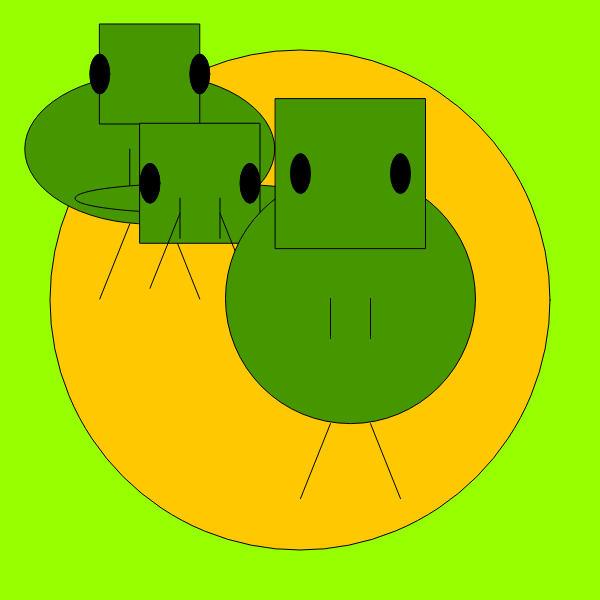
Frame 1 (no input)
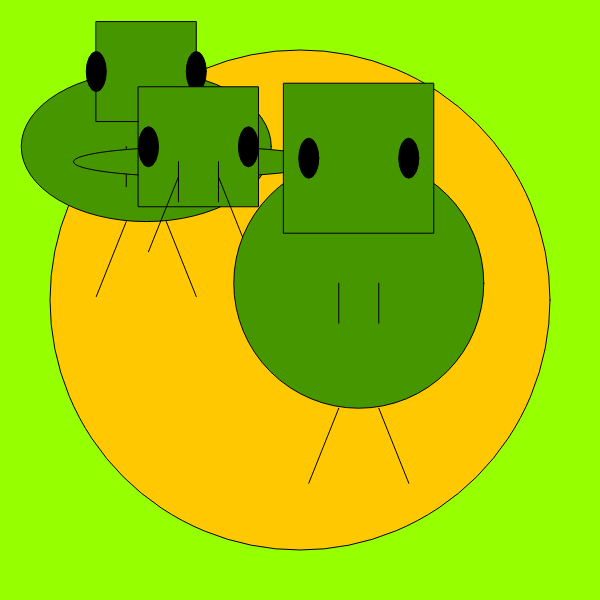
Frame 60 (no input)
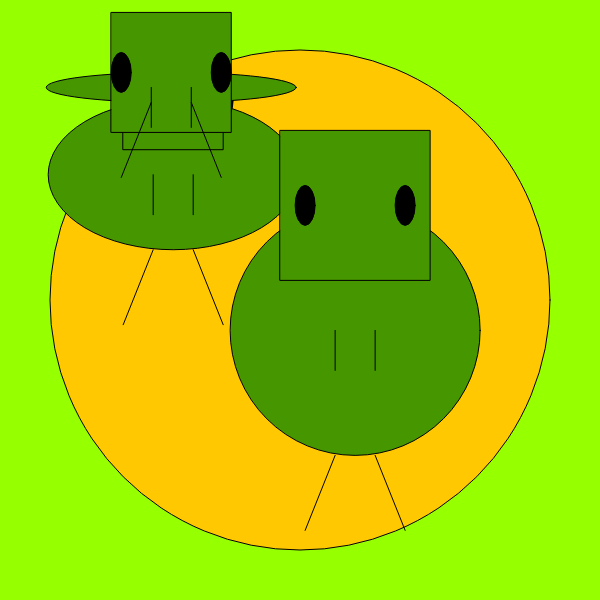
Frame 120 (the mouse pressed at the canvas centre since frame 60)

The p5.js sketch that drew these frames (run headless with seeded random() and noise() and a simulated clock; from frame 60 on, the mouse is pressed at the canvas centre):

// p5.js sketch
// ── sketch.js
var Uaquok1, Uaquok2, Uaquok3

function setup() {
  createCanvas(600,600);
  Uaquok1 = new Uaquok(150,150,150,100,150);
  Uaquok2 = new Uaquok(200,200,30,120,100);
  Uaquok3 = new Uaquok(350,300,250,150,50);
}

function draw() {
  background(150,259,0);
  fill(255,200,0);
	ellipse(300,300,500,500);
	if(fjarlægð(Uaquok1.x,Uaquok1.y,300,300) > 250){
		Uaquok1.blink(); //finna eitthvað nýtt sem hann geris (blink)
  }
else {
  Uaquok1.move();
}
Uaquok1.show();
if(fjarlægð(Uaquok2.x,Uaquok2.y,300,300) > 250){
  Uaquok2.blink();
}
else {
  Uaquok2.move();
}
Uaquok2.show();
if(fjarlægð(Uaquok3.x,Uaquok3.y,300,300) > 250){
  Uaquok3.blink();
}
else {
  Uaquok3.move();
}
Uaquok3.show();

}
class Uaquok{
  constructor(x,y,bukur,haus,litur){
    this.x = x;
    this.y = y;
    this.bukur = bukur;
    this.haus = haus;
    this.dir = random(0,2*PI);
    this.speed = random(0,5);
    this.eyeColor = color(100,100,100);
  }

// Uaquok
show() {
  rectMode(CENTER);
	// búkur
	fill(70,150,0)
	ellipse(this.x,this.y,-250,this.bukur)
  // haus
	fill(70,150,0)
	rect(this.x,this.y - this.bukur/2, this.haus,this.haus)
	//fætur
	fill(70,150,0)
	line (this.x - 20, this.y + this.bukur/2, this.x - 50, this.y + this.bukur/2 + 75);
  line (this.x + 20, this.y + this.bukur/2, this.x + 50, this.y + this.bukur/2 + 75);
	//hendur
	fill(0)
	line (this.x - 20, this.y , this.x - 20, this.y + 40);
  line (this.x + 20, this.y , this.x + 20, this.y + 40);
	// augu
	fill(0)
	ellipse (this.x - 50,this.y - this.bukur/2, 20,40);
  ellipse (this.x + 50,this.y - this.bukur/2, 20,40);

 }

 move(){
		this.x = this.x + this.speed*cos(this.dir);
		this.y = this.y + this.speed*sin(this.dir);
		this.speed = this.speed/1.05;
		if(this.speed < 0.1){
			this.dir = random(0,2*PI);
			this.speed = random(1,5);
    }
}

blink(){
		this.eyeColor = color(random(255), random(255), random(255));

  }
}

function fjarlægð(x1,y1,x2,y2){
  var dist = sqrt((x1 - x2)*(x1 - x2) + (y1 - y2)*(y1 - y2));
  return dist;
}
